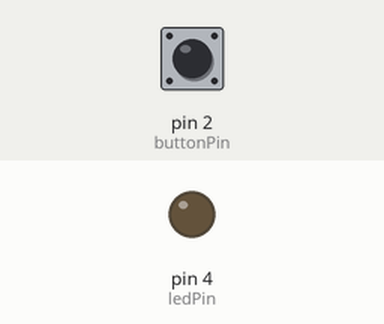
The sketch below on a simulated Arduino Uno, built with avr-gcc and run on an emulated ATmega328P. Parts: output pins drawn as LEDs (lit = HIGH). Inputs (shaded band) come from the test bench; at power-on: pin 2 (buttonPin) HIGH. What the sketch prints to the serial monitor is not drawn.

Above: at 1.2 s.
1.3 s: pin 2 (buttonPin) pulled LOW for 0.15 s
At 1.4 s:
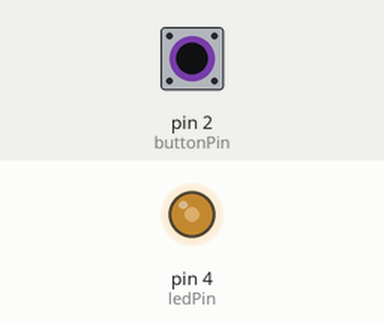
4.3 s: pin 2 (buttonPin) pulled LOW for 1 s
At 6.0 s:
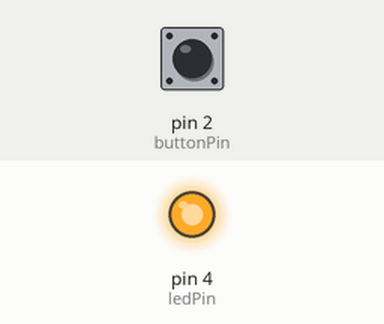
Timing chart, 0 to 7.5 s (numbered marks = the images above; inputs shaded):
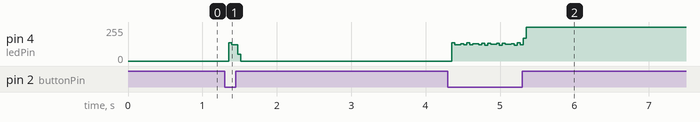

The sketch:

02-input-output-demo.ino
```cpp
const int buttonPin = 2;
const int ledPin = 4;

byte buttonState = 0;
byte pressedState = 0;

void setup()
{
  Serial.begin(9600);
  pinMode(buttonPin, INPUT_PULLUP);
  pinMode(ledPin, OUTPUT);
}

void loop()
{
  buttonState = !digitalRead(buttonPin);
  if(buttonState == 1) {
    if(pressedState == 1) {
      pressedState = 0;
    }
    else {
      pressedState = 1;
    }
  }
  digitalWrite(ledPin, pressedState);
  Serial.println(pressedState);
}
```

Measured:
- after the input at 1.3 s, pin 4 (ledPin): 0/255 → 123/255 after 0.05 s, → 0/255 0.12 s later
